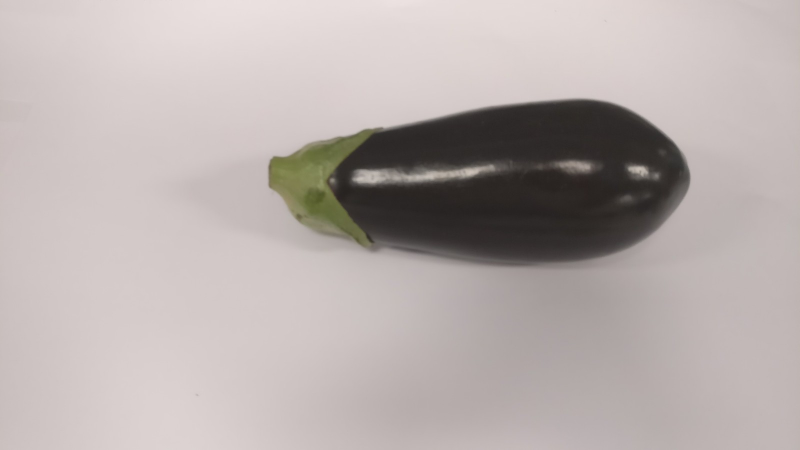
#> input picture fotos/test imges/aubergine1.jpg, 1600 x 900 px (shown at 1/2 size); its folder holds only this picture in this run
$ python main.py   (older library calls are emulated)
#> lines starting #> are read from the running program, lines starting #| are printed output that depends on the picture; after the words box and inside, x2 and y2 are one past the last pixel; in counts of white or black regions, pixels touching at a corner belong together
### Teach_class.py
import numpy as np
from sklearn.naive_bayes import MultinomialNB
from sklearn import svm
from sklearn.neighbors.nearest_centroid import NearestCentroid
from sklearn.neural_network import MLPClassifier
from sklearn.linear_model import SGDClassifier
from sklearn.kernel_approximation import RBFSampler
from sklearn.neighbors import KNeighborsClassifier
from sklearn.ensemble import RandomForestClassifier
from sklearn.ensemble import BaggingClassifier
import pickle


class Teach:
    """docstring for Teach."""
    X = [   [0, 0, 0, 584, 1304, 0, 0, 0, 0, 584, 1304, 0, 8402, 7401, 8552, 10331, 8466, 0, 7529],
            [0, 0, 574, 1546, 1248, 0, 0, 0, 574, 1546, 1248, 0, 13521, 14828, 11963, 8516, 7633, 0, 1933],
            [0, 883, 588, 449, 356, 0, 0, 883, 588, 449, 356, 0, 2362, 2618, 4585, 3963, 3233, 0, 2737],
            [0, 1435, 1944, 1505, 1164, 0, 0, 1435, 1944, 1505, 1164, 0, 4593, 15108, 13479, 10188, 7812, 0, 4832],
            [0, 871, 1043, 804, 619, 0, 0, 871, 1043, 804, 619, 0, 7878, 5793, 4785, 3301, 2773, 0, 2472]
        ]

    def __init__(self):
        super(Teach, self).__init__()
        self.training=self.X
        self.labels=np.array(["wortel", "prei", "radijs", "broccoli", "auburgine"])
        self.teach()

    def teach(self):
        InputL = open('labels.pkl', 'rb')
#> (reads labels.pkl from the repository)
        one = pickle.load(InputL)
        y=[]
        Input = open('data.pkl', 'rb')
#> (reads data.pkl from the repository)
        X = pickle.load(Input)
        for i in one:
            if i == 1:
                y.append("prei")
            elif i == 2:
                y.append("aubergine")
            elif i == 3:
                y.append("radijs")
            elif i == 4:
                y.append("wortel")
            elif i == 5:
                y.append("broccoli")
#> (the call stopped at in teach, `self.NC =  NearestCentroid()`: sklearn is not available in this run)

        self.MNB =  MultinomialNB()
        self.NC =  NearestCentroid()
        self.SVC = svm.SVC()
        self.Nur = MLPClassifier(solver='adam', alpha=1e-5,hidden_layer_sizes=(1000, 500), random_state=1000,learning_rate='adaptive',warm_start=True,max_iter=1)
        self.SGDC = SGDClassifier(loss="log", penalty="elasticnet",random_state=100,max_iter=10)
        self.RF = RandomForestClassifier(n_estimators=1000)
        self.bagging = BaggingClassifier(KNeighborsClassifier(),max_samples=0.5, max_features=0.5)

        self.bagging.fit(X,y)
        self.RF.fit(X, y)
        self.SGDC.fit(X, y)
        self.MNB.fit(X, y)
        self.NC.fit(X, y)
        self.SVC.fit(X, y)
        self.Nur.fit(X,y)

    # [15 lines left out: function Predict, not called in this run]


#tch.Predict([0, 227, 542, 551, 449, 0, 0, 227, 542, 551, 449, 0, 24489, 14252, 10620, 7030, 6626, 0, 3961])

### img_class.py
import cv2
import numpy as np
from matplotlib import pyplot as plt
from mpl_toolkits.mplot3d import Axes3D


class image:
    Operations=[]
    ones_kernel = np.ones((4,4),np.uint8)
    kernel = np.ones((50,50),np.uint8)
    def __init__(self, link):
#> called with link = 'fotos/test imges/aubergine1.jpg'
        self.link=link
        self.org_img=cv2.imread(link)
#> self.org_img is the input picture: shape (900, 1600, 3); mean B, G, R 172.3, 174.2, 183.1
        self.img=self.org_img
        self.width=self.img.shape[1]
#> self.width = 1600
        self.height=self.img.shape[0]
#> self.height = 900
        self.colours=self.img.shape[2]
#> self.colours = 3
        self.data=[]
    # [28 lines left out: functions dataPrint, makeData, not called in this run]
    def showOrgImg(self):
        cv2.imshow("orignial image", self.org_img)
        cv2.waitKey(0)

    def showImg(self):
        cv2.imshow("Image", self.img)
        cv2.waitKey(0)

    def resize(self):
        max_dim=max(self.img.shape)
#> max_dim = 1600
        scale=700/max_dim
#> scale = 0.438
        self.img= cv2.resize(self.img, None, fx=scale, fy=scale)
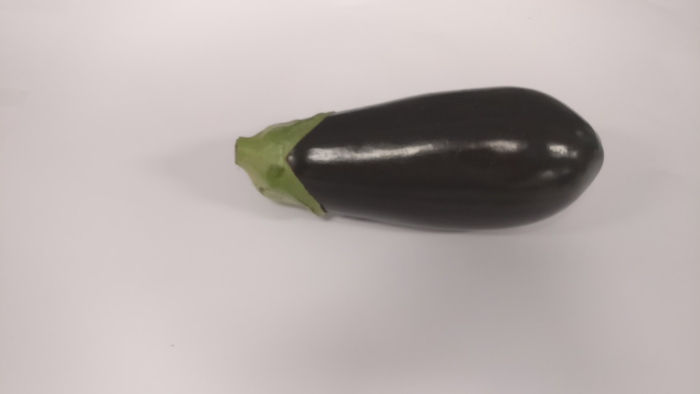
#> self.img: shape (394, 700, 3); mean B, G, R 172.3, 174.2, 183.1

    def grayScale(self):
        self.img = cv2.cvtColor(self.img, cv2.COLOR_BGR2GRAY)
        self.Operations.append("grayScale")

    def BGR2RGB(self):
        self.img=cv2.cvtColor(self.img, cv2.COLOR_BGR2RGB)
        self.Operations.append("To RGB")

    def RGB2HSV(self):
        self.img=cv2.cvtColor(self.img, cv2.COLOR_RGB2HSV)
        self.Operations.append("To HSV")

    def HSV2BGR(self):
        self.img=cv2.cvtColor(self.img, cv2.COLOR_HSV2BGR)
        self.Operations.append("To BGR")

    # [10 lines left out: functions adaptiveThreshold, GammaCorection, not called in this run]

    def gauss(self):
        self.img=cv2.GaussianBlur(self.img,(7,7),1)
#> in RGB2HSV, `self.img=cv2.cvtColor(self.img, cv2.COLOR_RGB2HSV)`: self.img: shape (394, 700, 3); mean H, S, V 7.6, 17.3, 183.2
        self.Operations.append("Median")

    def erode(self, n):
        self.img=cv2.erode(self.img,self.ones_kernel,iterations = n)
        self.Operations.append("Erode")

    def dilate(self, n):
        self.img=cv2.dilate(self.img,self.ones_kernel,iterations = n)
        self.Operations.append("Dilate")

    def filter(self):
        min_red = np.array([10,40,50])
        max_red = np.array([256,256,256])
        mask1 = cv2.inRange(self.img, min_red, max_red)
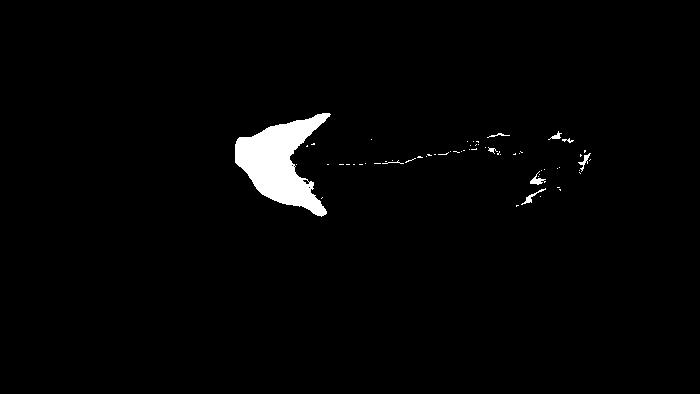
#> mask1: shape (394, 700); 2% white; 62 white regions (53 under 20 px), largest, box (x1, y1, x2, y2) and area: (235, 113, 331, 217) 4861, (530, 171, 546, 185) 83, (521, 188, 546, 205) 79
        min_red2 = np.array([0,30,0])
        max_red2 = np.array([256,256,256])
        mask2 = cv2.inRange(self.img, min_red2, max_red2)
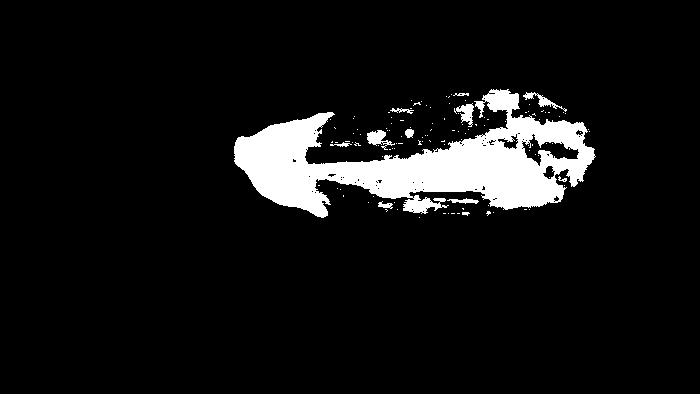
#> mask2: shape (394, 700); 7.8% white; 117 white regions (105 under 20 px)
        mask = (mask1+mask2)


        mask=cv2.erode(mask,self.ones_kernel,iterations = 3)
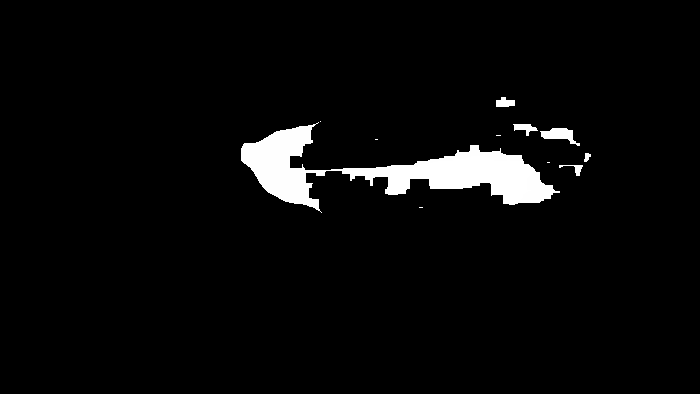
#> mask: shape (394, 700); min 0, max 255, mean 9.6
        mask=cv2.dilate(mask,self.ones_kernel,iterations = 3)
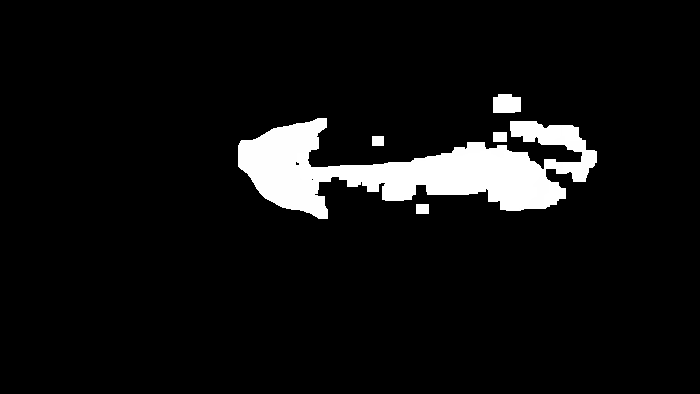
#> mask: shape (394, 700); min 0, max 255, mean 16.7
        mask = cv2.morphologyEx(mask, cv2.MORPH_CLOSE, self.kernel)
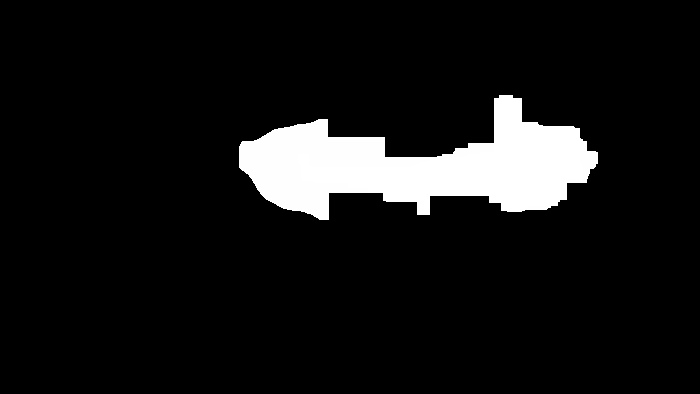
#> mask: shape (394, 700); min 0, max 255, mean 21.3

        self.mask=mask
        #self.img=mask
        self.img = cv2.bitwise_and(self.img,self.img, mask= mask)
#> self.img: shape (394, 700, 3); mean H, S, V 1.2, 3.8, 5.7
    # [38 lines left out: functions getHSvalue, QuantiseHvalue, getLineHSvalue, Texture, not called in this run]
    def findCont(self):
        _ ,contours,_ = cv2.findContours(self.mask,cv2.RETR_LIST,cv2.CHAIN_APPROX_NONE)
#> contours = 1 contour; box (x1, y1, x2, y2) and area: (239, 95, 598, 220) 22616
        # Find the index of the largest contour
        areas = [cv2.contourArea(c) for c in contours]
#> areas = [22616.5]
        max_index = np.argmax(areas)
#> max_index = 0
        cnt=contours[max_index]
#> cnt = contour of 1001 points, box (x1, y1, x2, y2) (239, 95, 598, 220), area 22616
        self.rect = cv2.minAreaRect(cnt)
#> self.rect = ((417.9, 156.8), (358.3, 116.8), -2.37)
        box = cv2.boxPoints(self.rect)
#> box = [[241.3, 222.6], [236.5, 105.9], [594.5, 91.04], [599.3, 207.8]]
        self.box = np.int0(box)
#> self.box = [[241, 222], [236, 105], [594, 91], [599, 207]]
        #cv2.drawContours(img,[box],0,(0,0,255),2)
        rows,cols = self.img.shape[:2]
#> rows = 394; cols = 700
        [vx,vy,x,y] = cv2.fitLine(cnt, cv2.DIST_L2,0,0.01,0.01)
#> vx = [0.999]; vy = [-0.0378]; x = [425.9]; y = [164.7]
        self.vx=vx
#> self.vx = [0.999]
        self.vy=vy
#> self.vy = [-0.0378]
        self.x=x
#> self.x = [425.9]
        self.y=y
#> self.y = [164.7]
        lefty = int((-x*vy/vx) + y)
#> lefty = 180
        righty = int(((cols-x)*vy/vx)+y)
#> righty = 154
        cv2.line(self.img,(cols-1,righty),(0,lefty),(0,255,0),2)
#> self.img: shape (394, 700, 3); mean H, S, V 1.1, 5.6, 5.5
        self.cols=cols
#> self.cols = 700
        cv2.drawContours(self.img, [self.box], -1, (0,255,0), 3)
#> self.img: shape (394, 700, 3); mean H, S, V 1.1, 9.9, 5.4
    def subimage(self):

        W = self.rect[1][0]
#> W = 358.3
        H = self.rect[1][1]
#> H = 116.8

        Xs = [i[0] for i in self.box]
#> Xs = [241, 236, 594, 599]
        Ys = [i[1] for i in self.box]
#> Ys = [222, 105, 91, 207]
        x1 = min(Xs)
#> x1 = 236
        x2 = max(Xs)
#> x2 = 599
        y1 = min(Ys)
#> y1 = 91
        y2 = max(Ys)
#> y2 = 222

        angle = self.vy/self.vx*160/np.pi#self.rect[2]
#> angle = [-1.92]
        if angle < -45:
            angle += 90
        # Center of rectangle in source image
        center = (self.x,self.y)
#> center = ([425.9], [164.7])
        # Size of the upright rectangle bounding the rotated rectangle
        size = (x2-x1, y2-y1)
#> size = (363, 131)
        M = cv2.getRotationMatrix2D((size[0]/2, size[1]/2), angle, 1.0)
#> M = [[0.999, -0.0336, 2.3], [0.0336, 0.999, -6.06]]
        # Cropped upright rectangle
#> (the run stopped early here; a loop or call above may not have finished)
